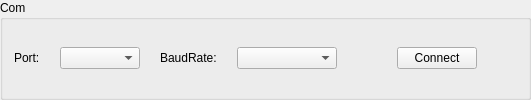
      <widget class="QGroupBox" name="groupBox_6">
       <property name="title">
        <string>Com</string>
       </property>
       <layout class="QVBoxLayout" name="verticalLayout_18">
        <item>
         <layout class="QHBoxLayout" name="horizontalLayout_27">
          <property name="spacing">
           <number>20</number>
          </property>
          <item>
           <layout class="QHBoxLayout" name="horizontalLayout_25">
            <item>
             <widget class="QLabel" name="m_lblPort">
              <property name="text">
               <string>Port:</string>
              </property>
             </widget>
            </item>
            <item>
             <widget class="QComboBox" name="m_comboBoxPort">
              <property name="minimumSize">
               <size>
                <width>80</width>
                <height>0</height>
               </size>
              </property>
             </widget>
            </item>
           </layout>
          </item>
          <item>
           <layout class="QHBoxLayout" name="horizontalLayout_26">
            <item>
             <widget class="QLabel" name="m_lblBaudRate">
              <property name="text">
               <string>BaudRate:</string>
              </property>
             </widget>
            </item>
            <item>
             <widget class="QComboBox" name="m_comboBoxBaudRate">
              <property name="minimumSize">
               <size>
                <width>100</width>
                <height>0</height>
               </size>
              </property>
             </widget>
            </item>
           </layout>
          </item>
          <item>
           <spacer name="horizontalSpacer_5">
            <property name="orientation">
             <enum>Qt::Horizontal</enum>
            </property>
            <property name="sizeHint" stdset="0">
             <size>
              <width>40</width>
              <height>20</height>
             </size>
            </property>
           </spacer>
          </item>
          <item>
           <widget class="QPushButton" name="m_connectBtn">
            <property name="styleSheet">
             <string notr="true"/>
            </property>
            <property name="text">
             <string>Connect</string>
            </property>
           </widget>
          </item>
          <item>
           <spacer name="horizontalSpacer_6">
            <property name="orientation">
             <enum>Qt::Horizontal</enum>
            </property>
            <property name="sizeHint" stdset="0">
             <size>
              <width>40</width>
              <height>20</height>
             </size>
            </property>
           </spacer>
          </item>
         </layout>
        </item>
       </layout>
      </widget>
